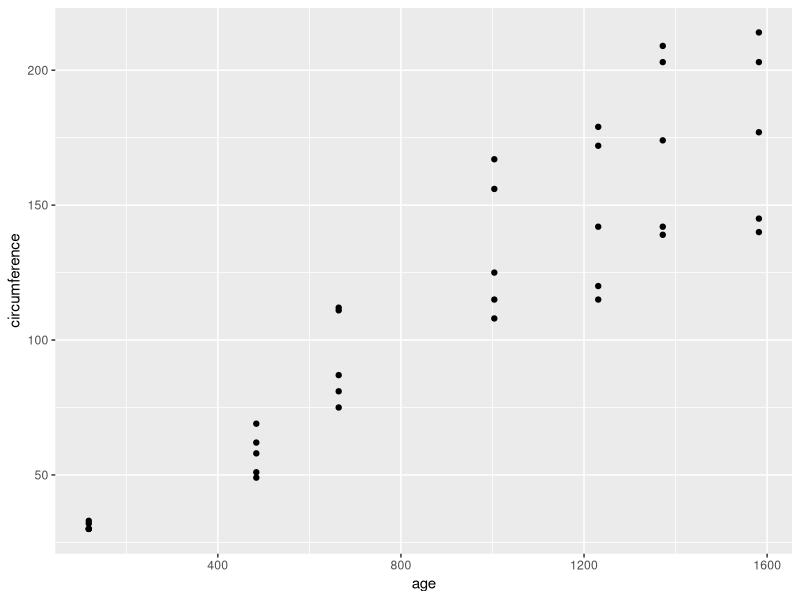
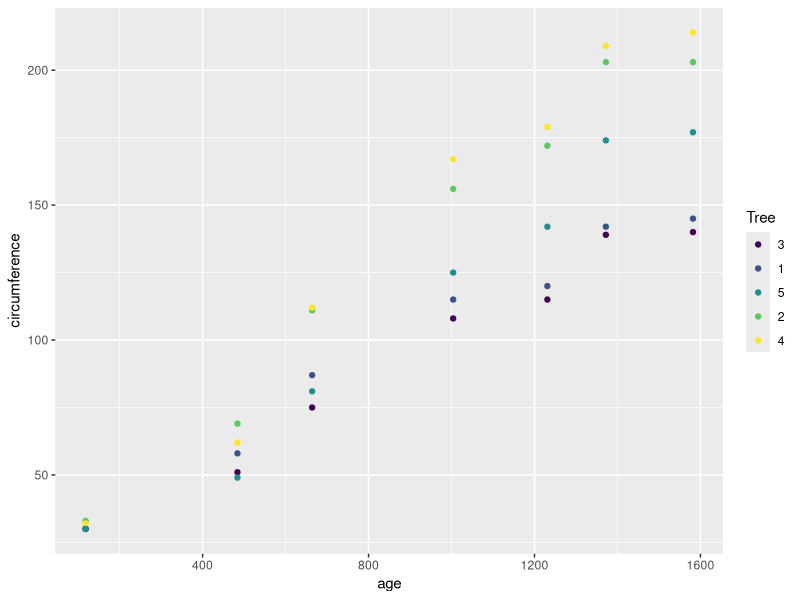

Write R code to recreate these figures, in order.
## ---- chunk 1
library(ggplot2)
data("Orange")
## ---- chunk 2
ggplot(Orange, aes(age, circumference))+
  geom_point()
## ---- chunk 3
ggplot(Orange, aes(age, circumference, color = Tree))+
  geom_point()
